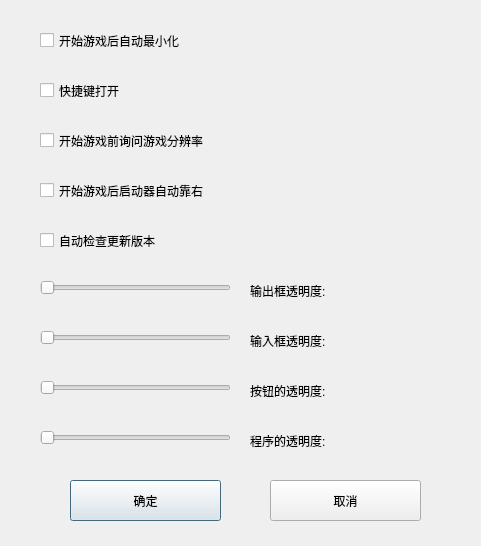
<?xml version="1.0" encoding="UTF-8"?>
<ui version="4.0">
 <class>Setting</class>
 <widget class="QDialog" name="Setting">
  <property name="geometry">
   <rect>
    <x>0</x>
    <y>0</y>
    <width>481</width>
    <height>546</height>
   </rect>
  </property>
  <property name="windowTitle">
   <string>Dialog</string>
  </property>
  <widget class="QCheckBox" name="checkBox">
   <property name="geometry">
    <rect>
     <x>40</x>
     <y>20</y>
     <width>291</width>
     <height>41</height>
    </rect>
   </property>
   <property name="text">
    <string>开始游戏后自动最小化</string>
   </property>
  </widget>
  <widget class="QCheckBox" name="checkBox_2">
   <property name="geometry">
    <rect>
     <x>40</x>
     <y>70</y>
     <width>291</width>
     <height>41</height>
    </rect>
   </property>
   <property name="text">
    <string>快捷键打开</string>
   </property>
  </widget>
  <widget class="QSlider" name="transparent_btn">
   <property name="geometry">
    <rect>
     <x>40</x>
     <y>380</y>
     <width>191</width>
     <height>16</height>
    </rect>
   </property>
   <property name="orientation">
    <enum>Qt::Horizontal</enum>
   </property>
  </widget>
  <widget class="QPushButton" name="sure">
   <property name="geometry">
    <rect>
     <x>70</x>
     <y>480</y>
     <width>151</width>
     <height>41</height>
    </rect>
   </property>
   <property name="text">
    <string>确定</string>
   </property>
  </widget>
  <widget class="QPushButton" name="back">
   <property name="geometry">
    <rect>
     <x>270</x>
     <y>480</y>
     <width>151</width>
     <height>41</height>
    </rect>
   </property>
   <property name="text">
    <string>取消</string>
   </property>
  </widget>
  <widget class="QSlider" name="transparent_input">
   <property name="geometry">
    <rect>
     <x>40</x>
     <y>330</y>
     <width>191</width>
     <height>16</height>
    </rect>
   </property>
   <property name="orientation">
    <enum>Qt::Horizontal</enum>
   </property>
  </widget>
  <widget class="QSlider" name="transparent_output">
   <property name="geometry">
    <rect>
     <x>40</x>
     <y>280</y>
     <width>191</width>
     <height>16</height>
    </rect>
   </property>
   <property name="orientation">
    <enum>Qt::Horizontal</enum>
   </property>
  </widget>
  <widget class="QLabel" name="label_output">
   <property name="geometry">
    <rect>
     <x>250</x>
     <y>270</y>
     <width>201</width>
     <height>41</height>
    </rect>
   </property>
   <property name="text">
    <string>输出框透明度:</string>
   </property>
  </widget>
  <widget class="QLabel" name="label_input">
   <property name="geometry">
    <rect>
     <x>250</x>
     <y>320</y>
     <width>201</width>
     <height>41</height>
    </rect>
   </property>
   <property name="text">
    <string>输入框透明度:</string>
   </property>
  </widget>
  <widget class="QLabel" name="label_btn">
   <property name="geometry">
    <rect>
     <x>250</x>
     <y>370</y>
     <width>201</width>
     <height>41</height>
    </rect>
   </property>
   <property name="text">
    <string>按钮的透明度:</string>
   </property>
  </widget>
  <widget class="QCheckBox" name="checkBox_3">
   <property name="geometry">
    <rect>
     <x>40</x>
     <y>120</y>
     <width>291</width>
     <height>41</height>
    </rect>
   </property>
   <property name="text">
    <string>开始游戏前询问游戏分辨率</string>
   </property>
  </widget>
  <widget class="QSlider" name="transparent_window">
   <property name="geometry">
    <rect>
     <x>40</x>
     <y>430</y>
     <width>191</width>
     <height>16</height>
    </rect>
   </property>
   <property name="orientation">
    <enum>Qt::Horizontal</enum>
   </property>
  </widget>
  <widget class="QLabel" name="label_window">
   <property name="geometry">
    <rect>
     <x>250</x>
     <y>420</y>
     <width>201</width>
     <height>41</height>
    </rect>
   </property>
   <property name="text">
    <string>程序的透明度:</string>
   </property>
  </widget>
  <widget class="QCheckBox" name="checkBox_4">
   <property name="geometry">
    <rect>
     <x>40</x>
     <y>170</y>
     <width>291</width>
     <height>41</height>
    </rect>
   </property>
   <property name="text">
    <string>开始游戏后启动器自动靠右</string>
   </property>
  </widget>
  <widget class="QCheckBox" name="checkBox_5">
   <property name="geometry">
    <rect>
     <x>40</x>
     <y>220</y>
     <width>291</width>
     <height>41</height>
    </rect>
   </property>
   <property name="text">
    <string>自动检查更新版本</string>
   </property>
  </widget>
 </widget>
 <resources/>
 <connections/>
</ui>
